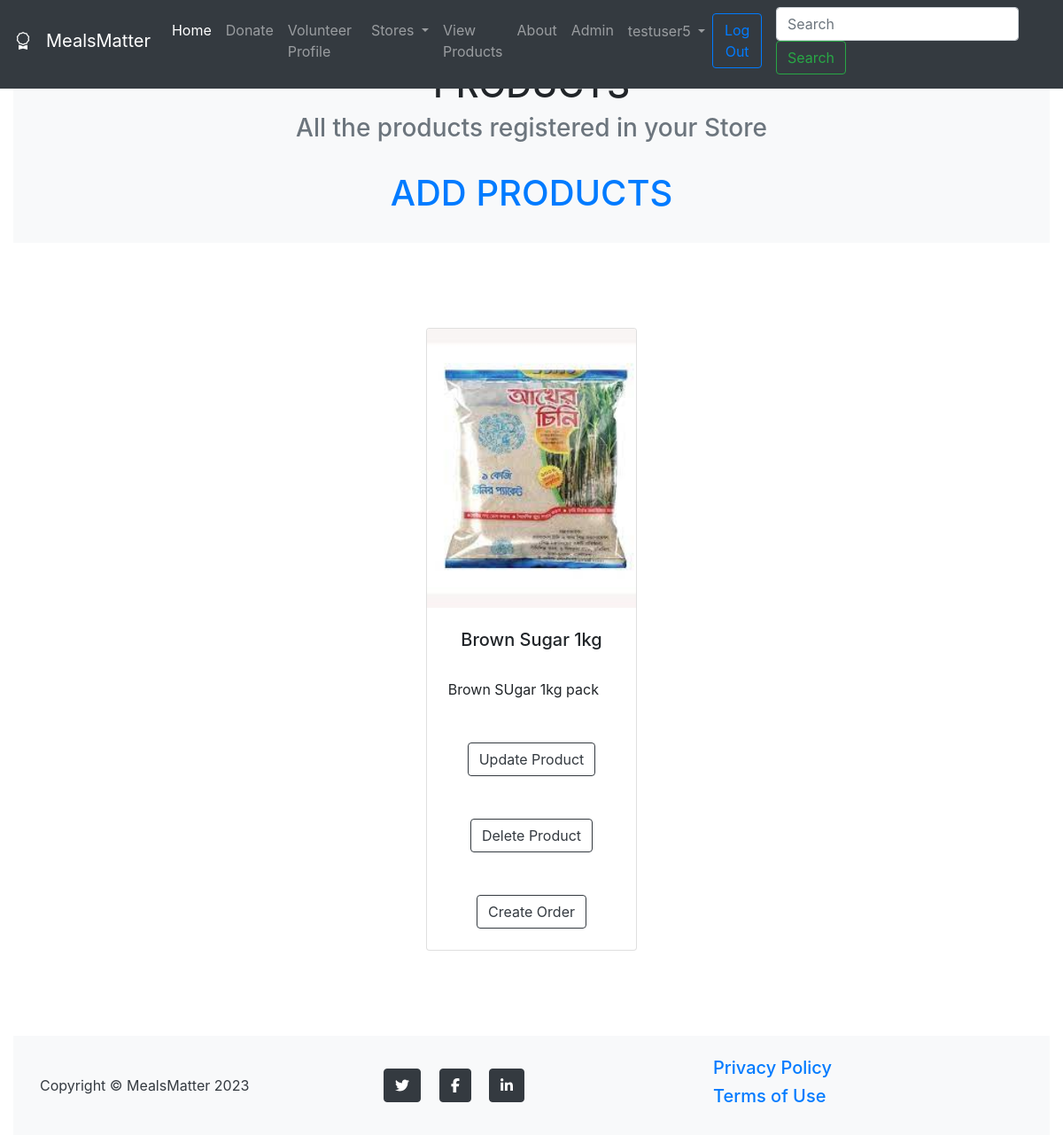
The app's page /stores/my-products/ (signed in) with its own data.
### stores/models.py (models this page shows, shortened)
class Store(models.Model):
    name = models.CharField(max_length=100)
    location = models.CharField(choices=locations, max_length=100)
    owner = models.OneToOneField(User, default=None, on_delete=models.CASCADE)
    store_img = models.ImageField(upload_to="images/stores/", null=True, blank=True)

class Product(models.Model):
    store = models.ForeignKey(Store, on_delete=models.CASCADE, default=None)
    name = models.CharField(max_length=100)
    category = models.CharField(max_length=30,blank=True, null=True)
    quantity = models.CharField(max_length=30, default=None)
    description = models.CharField(max_length=250, default='', blank=True, null=True)
    image = models.ImageField(upload_to='images/products/')

### stores/views.py (the view)
# urls.py: path('my-products/', views.my_products, name='my-products'),
def my_products(request):
    store = Store.objects.all()
    product = Product.objects.all()
    return render(request, 'my_products.html', {
        'product': product,
        'store': store
    })

### stores/templates/my_products.html (shortened to what this page needs)
{% extends 'navbar.html' %}
{% block content %}
        <section class="page-section bg-light" id="portfolio">
            <div class="container">
                <div class="text-center">
                    <h1 class="section-heading text-uppercase">Products</h1>
                    <h3 class="section-subheading text-muted">All the products registered in your Store </h3>
                    <br>
                </div>
            </div>
        </section>
    {% for s in store %}
        {% if s.owner == request.user %}
            <section class="page-section bg-light" id="portfolio">
            <div class="container">
                <div class="text-center">
                    <h1 class="section-heading text-uppercase"><a href="{% url 'add-product' s.id %}">Add Products</a></h1>
                    <br>
                </div>
                </div>
            </section>
            {% for p in product %}
                {% if p.store == s %}
            <section class="py-5">
            <div class="container px-4 px-lg-5 mt-5">
                <div class="row gx-4 gx-lg-5 row-cols-2 row-cols-md-3 row-cols-xl-4 justify-content-center">
                    <div class="col mb-5">
                        <div class="card h-100">
                            <img class="card-img-top" src="{{ p.image.url }}" alt="..." />
                            <div class="card-body p-4">
                                <div class="text-center">
                                    <h5 class="fw-bolder">{{ p.name }}</h5>
                                </div>
                                <br>
                                {{ p.description }}
                            </div>
                            <div class="card-footer p-4 pt-0 border-top-0 bg-transparent">
                                <div class="text-center"><a class="btn btn-outline-dark mt-auto" href="{% url 'upd-product' s.id p.id %}">Update Product</a></div>
                            </div>
                            <div class="card-footer p-4 pt-0 border-top-0 bg-transparent">
                                <div class="text-center"><a class="btn btn-outline-dark mt-auto" href="{% url 'delete-product' s.id p.id %}">Delete Product</a></div>
                            </div>
                            <div class="card-footer p-4 pt-0 border-top-0 bg-transparent">
                                <div class="text-center"><a class="btn btn-outline-dark mt-auto" href="{% url 'create-order' s.id %}">Create Order</a></div>
                            </div>
                        </div>
                    </div>
                </div>
            </div>
            </section>
                {% endif %}
            {% endfor %}
        {% endif %}
    {% endfor %}
    <footer class="footer py-4 bg-light text-dark ">
            <div class="container">
                <div class="row align-items-center">
                    <div class="col-lg-4 text-lg-start">Copyright &copy; MealsMatter 2023</div>
                    <div class="col-lg-4 my-3 my-lg-0">
                        <a class="btn btn-dark btn-social mx-2" href="#!" aria-label="Twitter"><i class="fab fa-twitter"></i></a>
                        <a class="btn btn-dark btn-social mx-2" href="#!" aria-label="Facebook"><i class="fab fa-facebook-f"></i></a>
                        <a class="btn btn-dark btn-social mx-2" href="#!" aria-label="LinkedIn"><i class="fab fa-linkedin-in"></i></a>
                    </div>
                    <div class="col-lg-4 text-lg-end">
                       <h5 class="text-light"><a class="link-white text-decoration-none me-5" href="#!">Privacy Policy</a></h5>
                        <h5 class="text-light"><a class="link-dark text-decoration-none" href="#!">Terms of Use</a></h5>
                    </div>
                </div>
            </div>
</footer>
{% endblock %}

### templates/navbar.html (shortened to what this page needs)
{% load static %}
<!DOCTYPE html>
<html lang="en">
<head>
    <link rel="stylesheet" href="https://cdn.jsdelivr.net/npm/bootstrap@4.4.1/dist/css/bootstrap.min.css">
     <link rel="stylesheet" href=
"https://cdn.jsdelivr.net/npm/bootstrap-icons@1.5.0/font/bootstrap-icons.css" />
     <link href="{% static 'fontawesomefree/css/all.min.css' %}" rel="stylesheet" type="text/css">
</head>
<body>
<nav class="navbar navbar-expand-lg fixed-top navbar-dark bg-dark pb-3 mb-4">
  <a class="navbar-brand" href="{% url 'home' %}">
      <i class="bi bi-award mr-3"></i>MealsMatter</a>
  <div class="collapse navbar-collapse" id="navbarSupportedContent">
    <ul class="navbar-nav mr-auto">
      <li class="nav-item active">
        <a class="nav-link" href="{% url 'home' %}">Home <span class="sr-only">(current)</span></a>
      </li>
      <li class="nav-item">
        <a class="nav-link" href="{% url 'become-doner' %}">Donate</a>
      </li>
      <li class="nav-item">
        <a class="nav-link" href="{% url 'volunteer-profile' %}">Volunteer Profile</a>
      </li>
        {% if user.is_authenticated %}
            <li class="nav-item dropdown">
            <a class="nav-link dropdown-toggle" href="#" id="navbarDropdown" role="button" data-toggle="dropdown" aria-haspopup="true" aria-expanded="false">
            Stores
            </a>
            </li>
        {% endif %}
        <li class="nav-item">
        <a class="nav-link" href="{% url 'all-products' %}">View Products</a>
        </li>
        <li class="nav-item">
        <a class="nav-link" href="{% url 'about' %}">About</a>
        </li>
        <li class="nav-item">
        <a class="nav-link" href="http://127.0.0.1:8000/admin/">Admin</a>
      </li>
    </ul>
      <ul class="navbar-nav mr-right">
          {% if user.is_authenticated %}
              <li class="nav-item dropdown">
            <a class="nav-link dropdown-toggle" href="#" id="navbarDropdown" role="button" data-toggle="dropdown" aria-haspopup="true" aria-expanded="false">
            {{ user }}
            </a>
            </li>
          <li class="mr-3">
              <a  href="{% url 'logout' %}" class="btn btn-outline-primary">Log Out</a>
          </li>
            {% endif %}
      </ul>
    <form class="form-inline my-2 my-lg-0", method=POST action=
            "{% url 'search-stores' %}">
      <input class="form-control mr-sm-2" type="search" placeholder="Search" aria-label="Search"
      name="searched">
      <button class="btn btn-outline-success my-2 my-sm-0" type="submit">Search</button>
    </form>
  </div>
</nav>
    <div class="container bg-light mb-5">
        <p>
        </p>
    </div>
<div class="container-fluid ">
    {% block content %}
    {% endblock %}
</div>
</body>
</html>

### records on screen
Product: image (picture), name "Brown Sugar 1kg", description "Brown SUgar 1kg pack"

### other values on screen
{{ user }} "testuser5"
